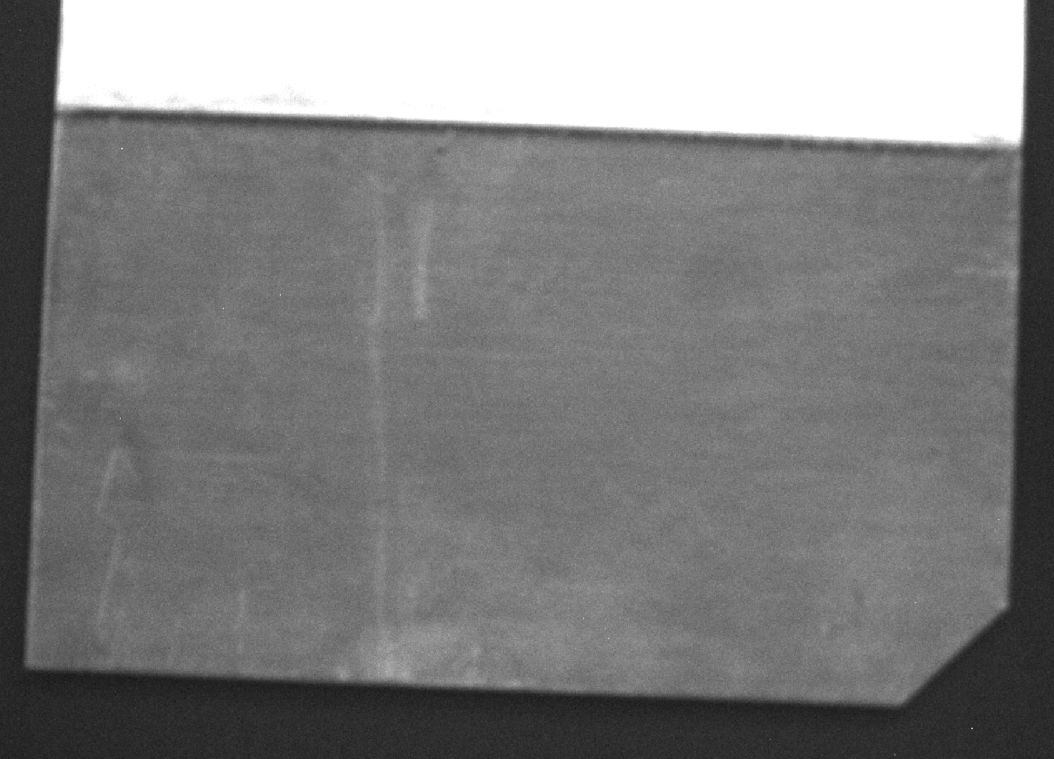
#> input picture objdetect1.0/Migrated/cannyTest.png, 1054 x 759 px, found by its file name
$ python newTest.py
#> lines starting #> are read from the running program, lines starting #| are printed output that depends on the picture; after the words box and inside, x2 and y2 are one past the last pixel; in counts of white or black regions, pixels touching at a corner belong together
import cv2

sourcePath = 'cannyTest.png'

source = cv2.imread(sourcePath)
#> source is the input picture: shape (759, 1054, 3); min 19, max 255, mean 126.4
gray = cv2.cvtColor(source,cv2.COLOR_BGR2GRAY)
blur = cv2.GaussianBlur(gray,(5,5),1)


se = cv2.getStructuringElement(cv2.MORPH_RECT, (8,8))
background = cv2.morphologyEx(blur, cv2.MORPH_DILATE,se)
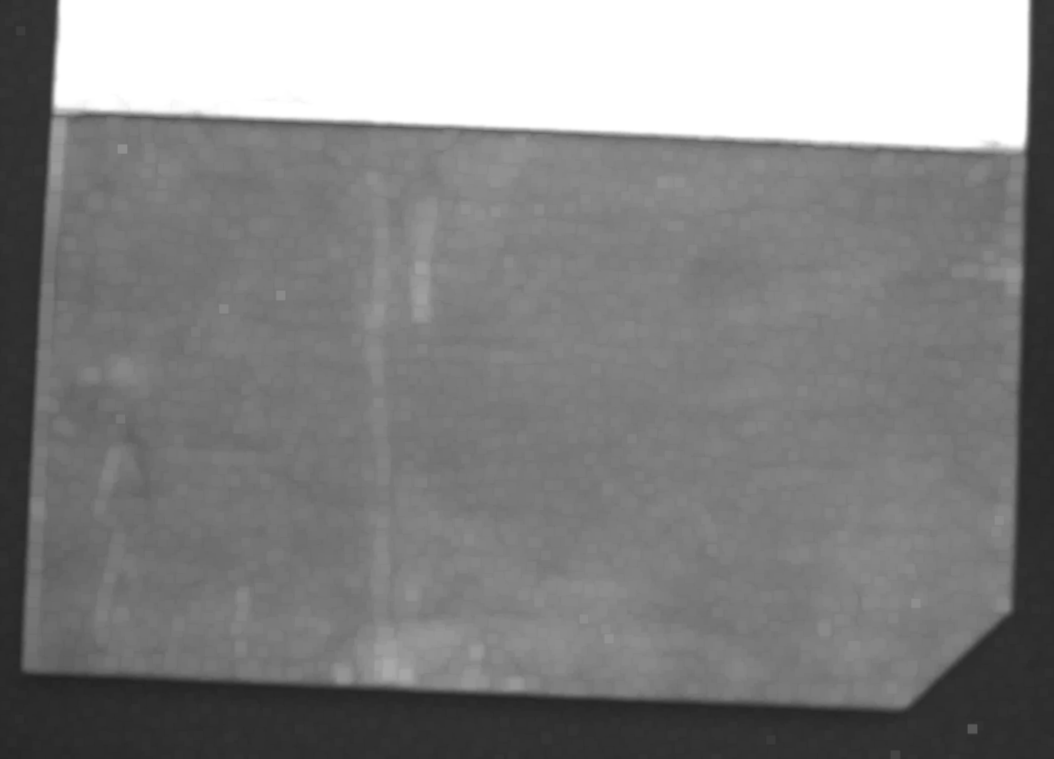
#> background: shape (759, 1054); min 34, max 255, mean 132.2

beforeOut = cv2.divide(gray, background,scale = 255 )
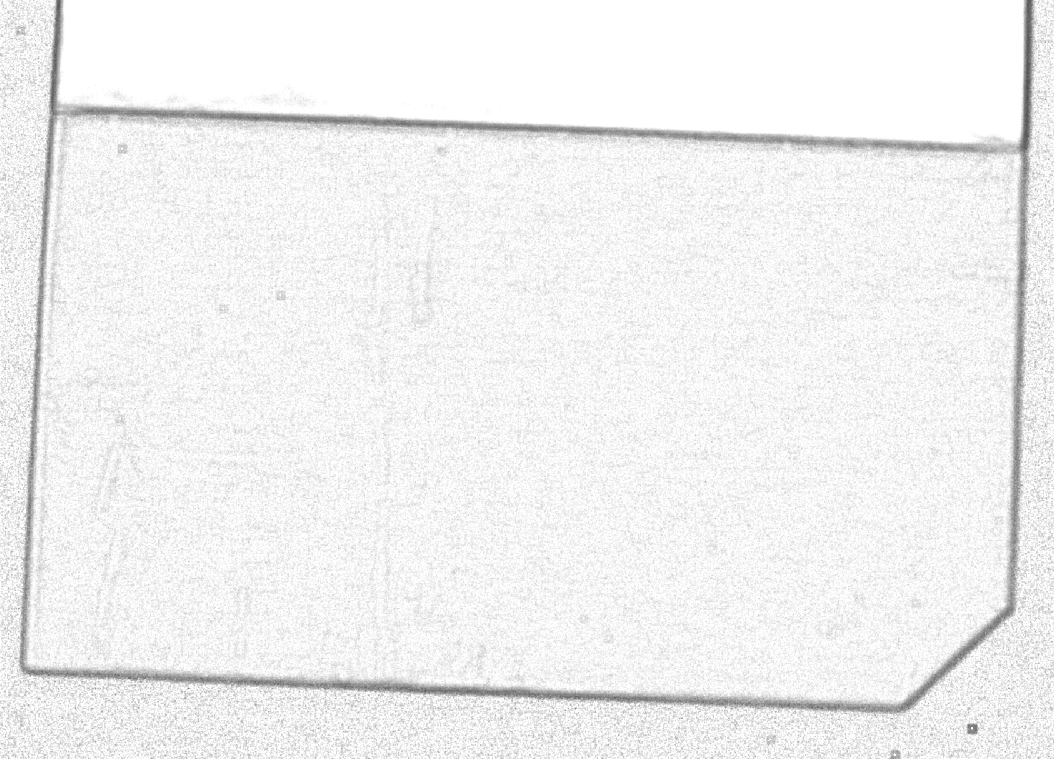
#> beforeOut: shape (759, 1054); min 80, max 255, mean 240.7
cv2.imshow('beforeOut',beforeOut)

canny = cv2.Canny(blur, 75,95,-1)
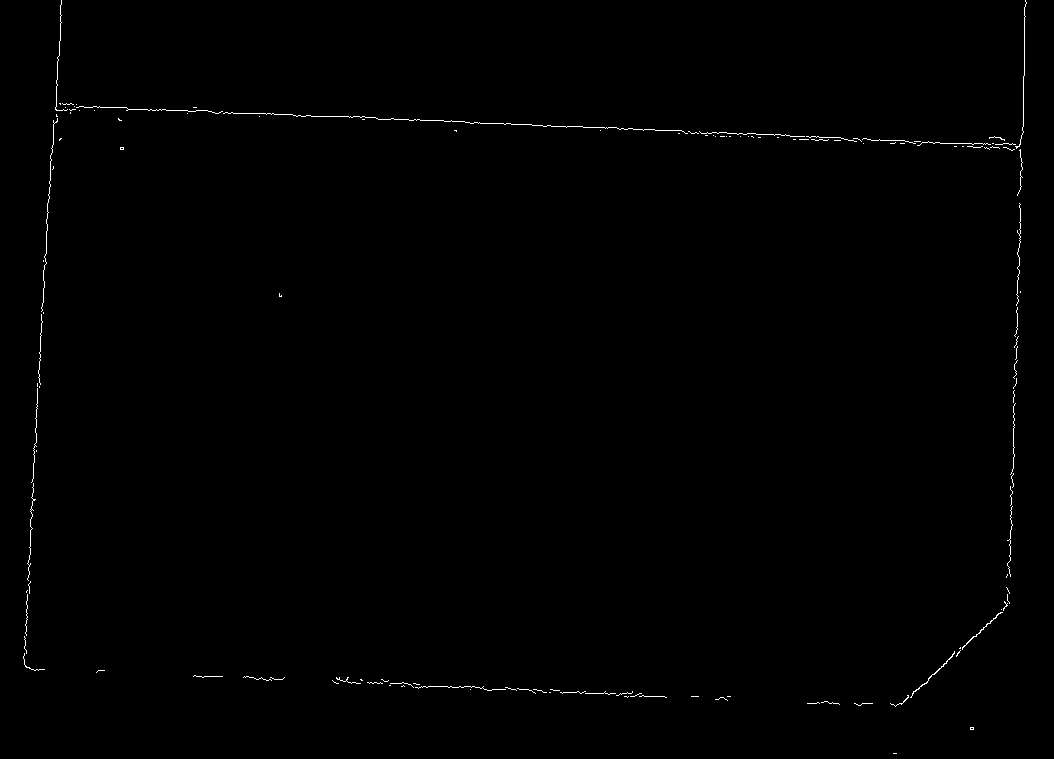
#> canny: shape (759, 1054); 0.41% white in thin lines or dots
dilate = cv2.dilate(canny,(5,5),iterations=4)
#> dilate: shape (759, 1054); 1.4% white; 29 white regions (7 under 20 px), largest, box (x1, y1, x2, y2) and area: (38, 0, 1027, 392) 6365, (367, 679, 547, 698) 961, (1007, 203, 1021, 581) 787
erode = cv2.erode(dilate,(5,5),iterations=2)
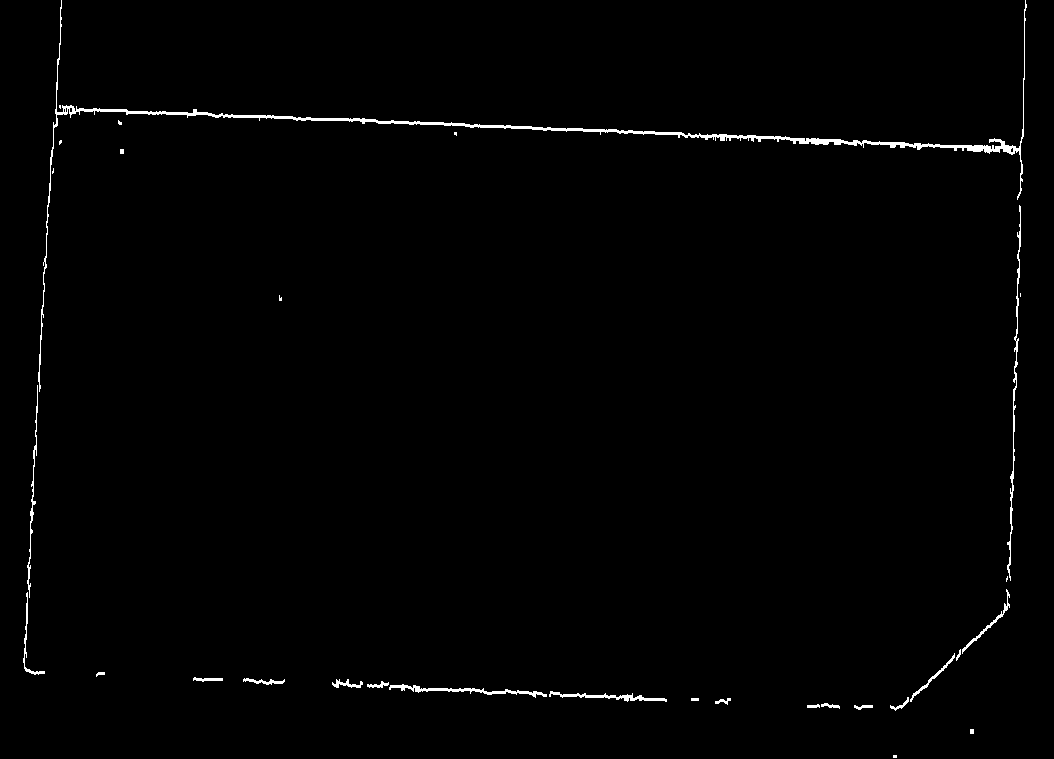
#> erode: shape (759, 1054); 0.97% white; 31 white regions (9 under 20 px)
#cv2.imshow('canny',canny)
#cv2.waitKey()


contours, hierarchy = cv2.findContours(erode,cv2.RETR_EXTERNAL,cv2.CHAIN_APPROX_SIMPLE)
#> contours = 31 contours, 14 with area under 20; largest, box (x1, y1, x2, y2) and area: (38, 0, 1027, 392) 2642, (389, 684, 547, 698) 352, (1007, 205, 1021, 581) 280, (549, 691, 667, 702) 266, (962, 589, 1010, 654) 138


finalContours = []
minArea = 500
for k in contours:
    area = cv2.contourArea(k)
    if area > minArea:
        finalContours.append((k,area))
#> this loop made 31 passes
#> area on passes 3, 4, 5, 6, 8, 9, 10, 11, 12, 13, 14, 16: 36, 24, 36, 31.5, 43.5, 266, 352.5, 48, 81.5, 86, 58, 116.5
#> after the loop, finalContours = 1 item

finalContours.sort(key=lambda x : x[1],reverse=True )

for j in finalContours:
    print(j[1])
#> this loop made 1 pass
#| 2641.5
cv2.drawContours(source,finalContours[0][0],-1,(0,0,255),2)
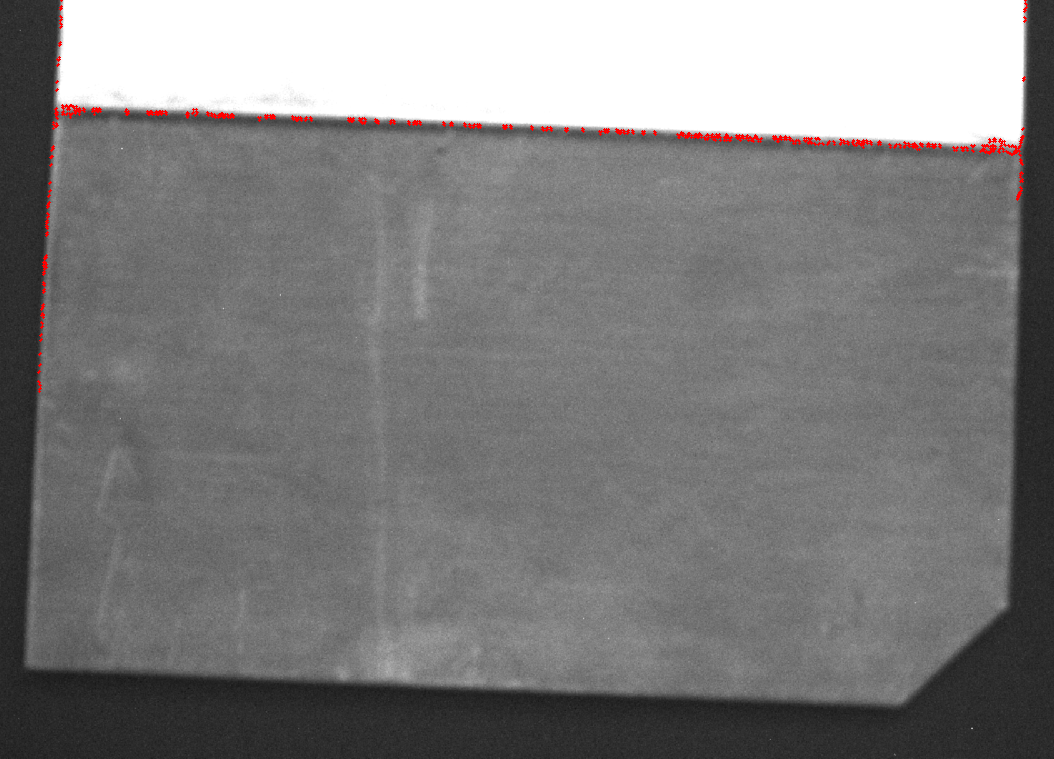
#> source: shape (759, 1054, 3); 0.41% of pixels changed, all inside (x1, y1, x2, y2) = (37, 0, 1028, 393)
cv2.imshow('source',source)

cv2.imshow('canny',erode)

cv2.waitKey()
